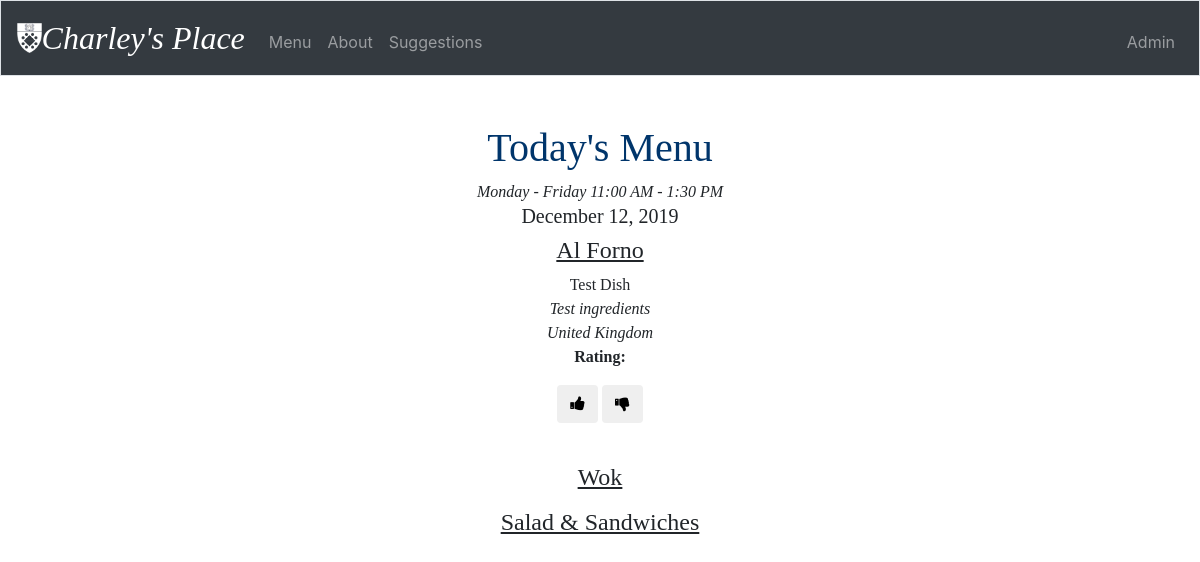
The app's page /home, older data.
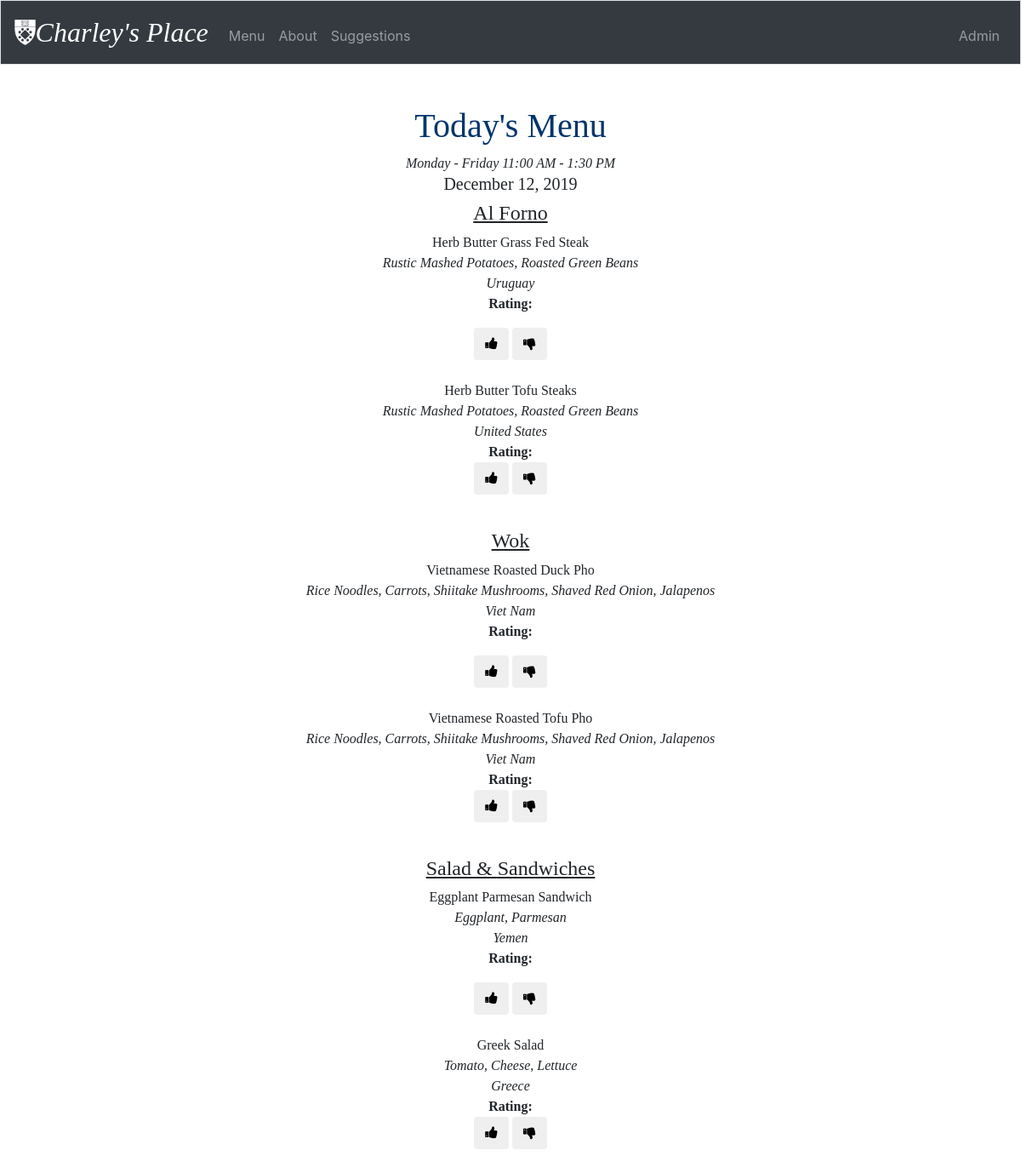
The same page, newer data.
### tables this page shows
CREATE TABLE 'dishes' ('ID' integer PRIMARY KEY AUTOINCREMENT NOT NULL, 'name' text NOT NULL, 'ingredients' text NOT NULL, 'type' text NOT NULL, 'country_of_origin' text NOT NULL, 'avg_rating' numeric, 'count_reviews' integer, 'creation_date'  date DEFAULT CURRENT_DATE  , 'creation_timestamp'  timestamp DEFAULT CURRENT_TIMESTAMP  , 'likes' INTEGER DEFAULT 0, 'dislikes' INTEGER DEFAULT 0);

### application.py (the view)
@app.route("/home", methods=["GET", "POST"])
def home():
    if request.method == "GET":
        menu = db.execute("SELECT * FROM dishes WHERE ID IN (SELECT dish_ID FROM menu_details WHERE menu_ID IN(SELECT MAX(menu_ID) FROM menu_details))")
        today = datetime.date.today().strftime("%B %d, %Y")
        return render_template("home.html", menu = menu, today = today)
    else:
        rating = request.form.get('rating')
        print(rating[0])
        print(rating)
        return redirect("/complete")

### application.py (called while the page is built)
@app.after_request
def after_request(response):
    response.headers["Cache-Control"] = "no-cache, no-store, must-revalidate"
    response.headers["Expires"] = 0
    response.headers["Pragma"] = "no-cache"
    return response

### templates/home.html (shortened to what this page needs)
{% extends "layout.html" %}
{% block main %}
<h1 class="title">Today's Menu</h1>
<section class ="menu">
<i>Monday - Friday 11:00 AM - 1:30 PM</i>
<h5>{{ today }}</h5>
<h4>Al Forno</h4>
<p>
    {% for row in menu %}
        {% if row['type'] == 'Al Forno' %}
            {{ row['name'] }}
            <br>
            <i>
            {{ row['ingredients'] }}
            <br>
            {{ row['country_of_origin'] }}
            </i>
            <br>
            <b>Rating:</b>
            <form method="post" action="/complete">
            <button type="submit" onclick="like()" input id="likebutton" name=like value={{ row['ID'] }} class="btn like_button"><i class="fa fa-thumbs-up"></i></button>
            <button type="submit" onclick="dislike()" input id="dislikebutton" name=dislike value={{ row['ID'] }} class="btn dislike_button"><i class="fa fa-thumbs-down"></i></button>
            </form>
            <br>
        {% endif %}
        {% endfor %}
</p>
<h4>Wok</h4>
<p>
    {% for row in menu %}
        {% if row['type'] == 'Wok' %}
            {{ row['name'] }}
            <br>
            <i>
            {{ row['ingredients'] }}
            <br>
            {{ row['country_of_origin'] }}
            </i>
            <br>
            <b>Rating:</b>
            <form method="post" action="/complete">
            <button type="submit" onclick="like()" input id="likebutton" name=like value={{ row['ID'] }} class="btn like_button"><i class="fa fa-thumbs-up"></i></button>
            <button type="submit" onclick="dislike()" input id="dislikebutton" name=dislike value={{ row['ID'] }} class="btn dislike_button"><i class="fa fa-thumbs-down"></i></button>
            </form>
            <br>
        {% endif %}
    {% endfor %}
</p>
<h4>Salad & Sandwiches</h4>
<p>
    {% for row in menu %}
        {% if row['type'] == 'Salad & Sandwiches' %}
            {{ row['name'] }}
            <br>
            <i>
            {{ row['ingredients'] }}
            <br>
            {{ row['country_of_origin'] }}
            </i>
            <br>
            <b>Rating:</b>
            <form method="post" action="/complete">
            <button type="submit" onclick="like()" input id="likebutton" name=like value={{ row['ID'] }} class="btn like_button"><i class="fa fa-thumbs-up"></i></button>
            <button type="submit" onclick="dislike()" input id="dislikebutton" name=dislike value={{ row['ID'] }} class="btn dislike_button"><i class="fa fa-thumbs-down"></i></button>
            </form>
            <br>
        {% endif %}
        {% endfor %}
</p>
    {% endblock %}

### templates/layout.html (shortened to what this page needs)
<!DOCTYPE html>
<html lang="en">
    <head>
        <link href="https://maxcdn.bootstrapcdn.com/bootstrap/4.1.3/css/bootstrap.min.css" rel="stylesheet">
        <link href="//maxcdn.bootstrapcdn.com/font-awesome/4.1.0/css/font-awesome.min.css" rel="stylesheet">
        <link href="https://cdnjs.cloudflare.com/ajax/libs/jquery.bootstrapvalidator/0.5.3/css/bootstrapValidator.min.css" rel="stylesheet">
        <link href="/static/styles.css" rel="stylesheet">
    </head>
    <body>
        <nav class="navbar navbar-expand-md navbar-dark bg-dark border">
            <img src="static/yale-som-crest.png" alt="logo"  height="30" class="d-inline-block align-top">
            <a class="navbar-brand" href="/home"><span color="white"><i> Charley's Place</i></span></a>
            <div class="collapse navbar-collapse" id="navbar">
                {% if session.user_id %}
                    <ul class="navbar-nav mr-auto mt-2">
                        <li class="nav-item"><a class="nav-link" href="/home">Menu</a></li>
                        <li class="nav-item"><a class="nav-link" href="/about">About</a></li>
                        <li class="nav-item"><a class="nav-link" href="/suggestions">Suggestions</a></li>
                        <li class="nav-item"><a class="nav-link" href="/dashboard">Dashboard</a></li>
                        <li class="nav-item"><a class="nav-link" href="/form">Create</a></li>
                    </ul>
                    <ul class="navbar-nav ml-auto mt-2">
                        <li class="nav-item"><a class="nav-link" href="/logout">Log Out</a></li>
                    </ul>
                {% else %}
                    <ul class="navbar-nav mr-auto mt-2">
                        <li class="nav-item"><a class="nav-link" href="/home">Menu</a></li>
                        <li class="nav-item"><a class="nav-link" href="/about">About</a></li>
                        <li class="nav-item"><a class="nav-link" href="/suggestions">Suggestions</a></li>
                    </ul>
                    <ul class="navbar-nav ml-auto mt-2">
                        <li class="nav-item"><a class="nav-link" href="/login">Admin</a></li>
                    </ul>
                {% endif %}
            </div>
        </nav>
        <main class="container p-5">
            {% block main %}{% endblock %}
        </main>
    </body>
</html>

### static/styles.css (style rules this page uses)
nav .navbar-brand { font-size: xx-large; font-family: 'YaleNew-Bold'; }
.title { font-family: 'YaleNew-Bold'; color: #00356b; font-size: 40px; }
main { overflow-x: auto; text-align: center; }
.menu { font-family: 'Times New Roman'; }
h4 { text-decoration: underline; }

Row changes from the older to the newer data that the page shows:
removed dishes: name "Test Dish", ingredients "Test ingredients", country_of_origin "United Kingdom", {{ row['ID'] }} 73 (drawn), shown under "Al Forno"
added dishes: name "Herb Butter Grass Fed Steak", ingredients "Rustic Mashed Potatoes, Roasted Green Beans", country_of_origin "Uruguay", {{ row['ID'] }} 77 (drawn), shown under "Al Forno"
added dishes: name "Herb Butter Tofu Steaks", ingredients "Rustic Mashed Potatoes, Roasted Green Beans", country_of_origin "United States", {{ row['ID'] }} 78 (drawn), shown under "Al Forno"
added dishes: name "Vietnamese Roasted Duck Pho", ingredients "Rice Noodles, Carrots, Shiitake Mushrooms, Shaved Red Onion, Jalapenos", country_of_origin "Viet Nam", {{ row['ID'] }} 79 (drawn), shown under "Wok"
added dishes: name "Vietnamese Roasted Tofu Pho", ingredients "Rice Noodles, Carrots, Shiitake Mushrooms, Shaved Red Onion, Jalapenos", country_of_origin "Viet Nam", {{ row['ID'] }} 80 (drawn), shown under "Wok"
added dishes: name "Eggplant Parmesan Sandwich", ingredients "Eggplant, Parmesan", country_of_origin "Yemen", {{ row['ID'] }} 81 (drawn), shown under "Salad & Sandwiches"
added dishes: name "Greek Salad", ingredients "Tomato, Cheese, Lettuce", country_of_origin "Greece", {{ row['ID'] }} 82 (drawn), shown under "Salad & Sandwiches"
